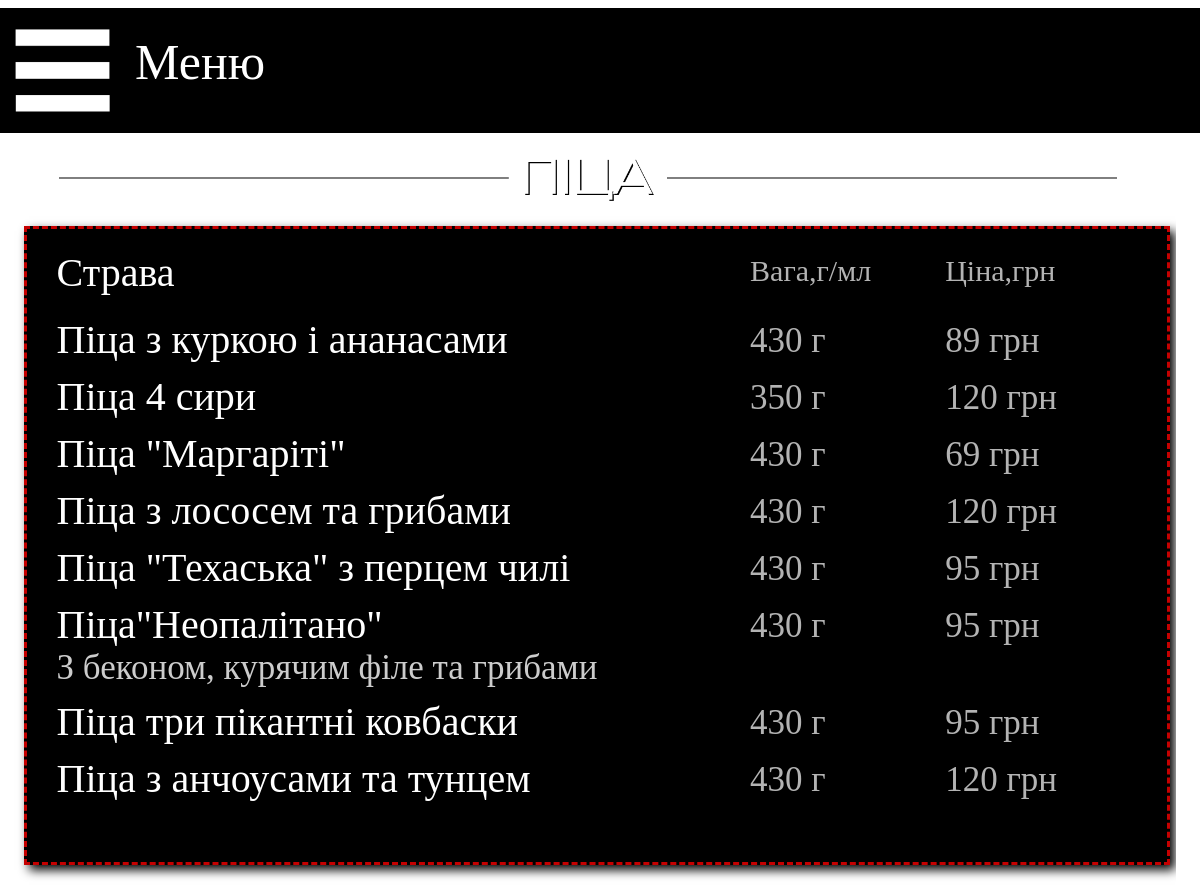
The page /pizza on the database its author committed.
### main/models.py (models this page shows, shortened)
class Menu_pub_pizza(models.Model):
    name = models.CharField('Название', max_length=40)
    weight = models.CharField('Вес', max_length=10)
    spec = models.CharField('Состав', max_length=200, blank=True)
    price = models.CharField('Цена', max_length=10)
    image = models.ImageField(upload_to="pub", default='pub/empty.png')
    class Meta:
        verbose_name = 'Пицца'
        verbose_name_plural = 'Пицца'

### main/views.py (the view)
# urls.py: path('pizza', views.pub_pizza, name='pizza'),
def pub_pizza(request):
    dish = Menu_pub_pizza.objects.all()
    n1 = pub_news.objects.all()
    return render(request, 'main/pub_Pizza.html', {'Menu': dish, 'news': n1})

### main/templates/main/pub_Pizza.html (shortened to what this page needs)
{% extends 'main/base_pub.html' %}
{% load static %}
{% block content_top %}
<div class="content_top">
    <img src="{% static 'img/content_top_2/pizza.png' %}" width="100%" height="100%">
</div>
{% endblock %}
{% block content2 %}
<div class="menu_list">
    <div class="menu_list_in">
        <div style="width: 100%; float: left">
            <div class="menu_list_head_name">Страва</div>
            <div class="menu_list_head_price">Цiна,грн</div>
            <div class="menu_list_head_weight">Вага,г/мл</div>
        </div>
        {% for el in Menu %}
        <div style="width: 100%; float: left">
            <div class="menu_list_name">{{el.name}}</div>
            <div class="menu_list_price">{{el.price}}</div>
            <div class="menu_list_weight">{{el.weight}}</div>
            <div class="menu_list_spec">{{el.spec}}</div>
        </div>
        {% endfor %}
    </div>
</div>
{% endblock %}

### main/static/css/style2.css (style rules this page uses)
.body { background-image: url(storage/back_pub1.png); background-size: 100%; margin-right: auto; margin-left: auto; }
.menu_list { float: left; width: 97%; height: auto; background-color: black; border: 3px dashed #c50000; box-shadow: 5px 5px 10px black; }
.menu_list_in { float: left; width: 95%; height: auto; margin-left: 30px; margin-top: 20px; margin-right: 20px; margin-bottom: 60px; }
.menu_list_head_name { width: 73%; float: left; font-family: Eastman; color: white; font-size: 25px; margin-bottom: 10px; }
.menu_list_head_weight { margin-top: 5px; width: 15%; float: right; font-family: Eastman; color: white; font-size: 15px; opacity: 70%; margin-bottom: 10px; }
.menu_list_head_price { margin-top: 5px; width: 12%; float: right; font-family: Eastman; color: white; font-size: 15px; opacity: 70%; margin-bottom: 10px; }
.menu_list_name { width: 73%; float: left; font-family: Eastman; color: white; font-size: 20px; margin-top: 10px; }
.menu_list_spec { width: 76%; float: left; font-family: Eastman; color: white; font-size: 15px; opacity: 80%; }
.menu_list_weight { width: 15%; float: right; font-family: Eastman; color: white; font-size: 15px; opacity: 70%; margin-top: 15px; }
.menu_list_price { width: 12%; float: right; font-family: Eastman; color: white; font-size: 15px; opacity: 70%; margin-top: 15px; }
.content_top { margin-left: 5%; margin-top: 0.75%; width: 90%; height: 13.5%; }

### main/static/css/adaptive2.css (style rules this page uses)
@media only screen and (max-width: 1200px) { .body { background-image: url(storage/back_pub.png); } }
@media only screen and (max-width: 1200px) { .content_top { margin-top: 100px; height: 100px; } }
@media only screen and (max-width: 1200px) { .menu_list_head_name { font-size: 40px; width: 50%; } }
@media only screen and (max-width: 1200px) { .menu_list_head_weight { font-size: 30px; width: 18%; } }
@media only screen and (max-width: 1200px) { .menu_list_head_price { font-size: 30px; width: 18%; } }
@media only screen and (max-width: 1200px) { .menu_list_name { font-size: 40px; width: 60%; } }
@media only screen and (max-width: 1200px) { .menu_list_spec { font-size: 35px; width: 60%; } }
@media only screen and (max-width: 1200px) { .menu_list_weight { font-size: 35px; width: 18%; } }
@media only screen and (max-width: 1200px) { .menu_list_price { font-size: 35px; width: 18%; } }

### rows shown on the page
Menu_pub_pizza: name "Піца з куркою і ананасами", price "89 грн", weight "430 г"
Menu_pub_pizza: name "Піца 4 сири", price "120 грн", weight "350 г"
Menu_pub_pizza: name "Піца \"Маргаріті\"", price "69 грн", weight "430 г"
Menu_pub_pizza: name "Піца з лососем та грибами", price "120 грн", weight "430 г"
Menu_pub_pizza: name "Піца \"Техаська\" з перцем чилі", price "95 грн", weight "430 г"
Menu_pub_pizza: name "Піца\"Неопалітано\"", price "95 грн", weight "430 г", spec "З беконом, курячим філе та грибами"
Menu_pub_pizza: name "Піца три пікантні ковбаски", price "95 грн", weight "430 г"
Menu_pub_pizza: name "Піца з анчоусами та тунцем", price "120 грн", weight "430 г"
